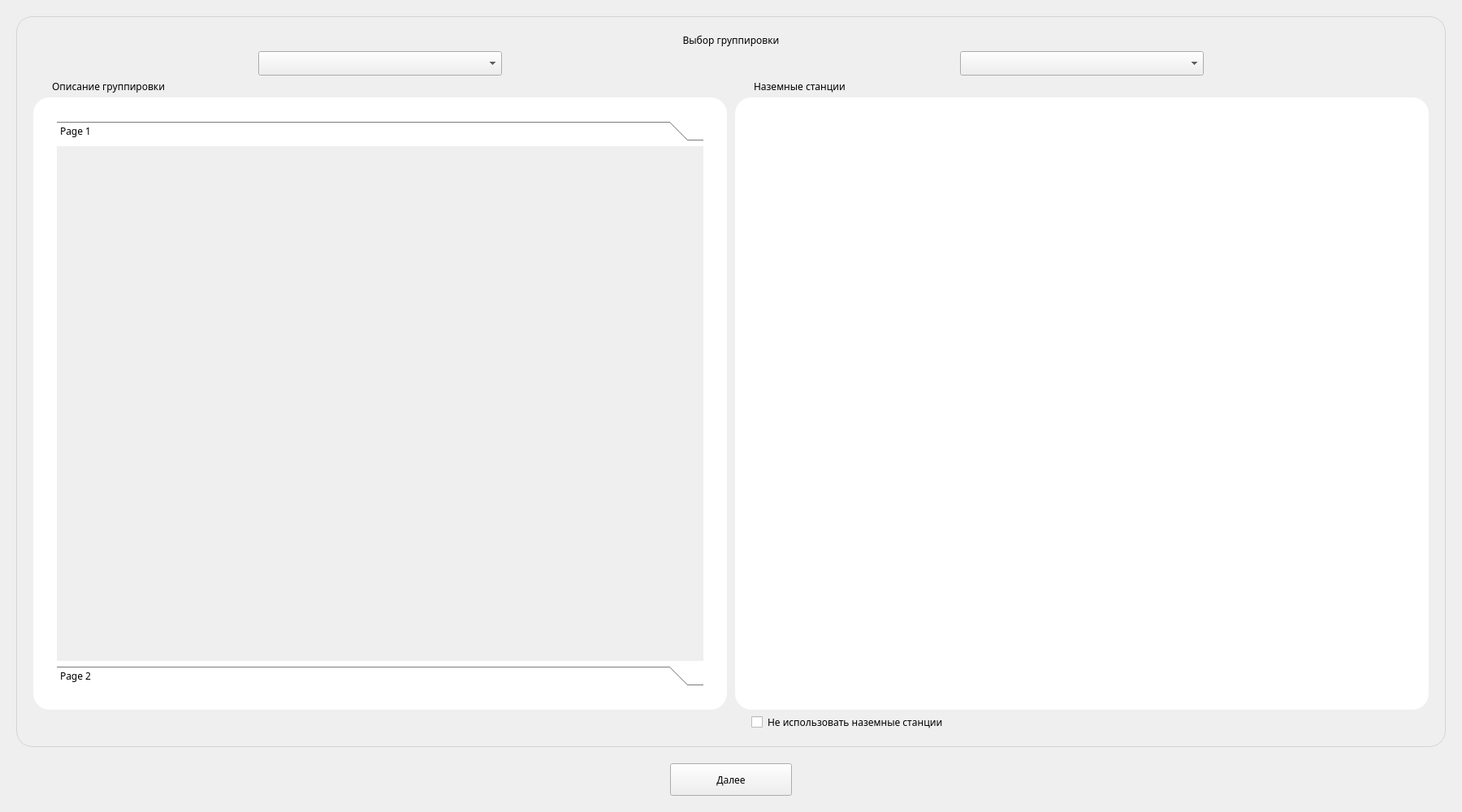
<?xml version="1.0" encoding="UTF-8"?>
<ui version="4.0">
 <class>WelcomeWindow</class>
 <widget class="QWidget" name="WelcomeWindow">
  <property name="geometry">
   <rect>
    <x>0</x>
    <y>0</y>
    <width>1800</width>
    <height>1000</height>
   </rect>
  </property>
  <property name="minimumSize">
   <size>
    <width>1422</width>
    <height>870</height>
   </size>
  </property>
  <property name="maximumSize">
   <size>
    <width>16777215</width>
    <height>16777215</height>
   </size>
  </property>
  <property name="windowTitle">
   <string>Динамическая рекурсивная фильтрация - группировка</string>
  </property>
  <property name="windowIcon">
   <iconset>
    <normaloff>img/IconSatellite.png</normaloff>img/IconSatellite.png</iconset>
  </property>
  <layout class="QGridLayout" name="gridLayout">
   <property name="sizeConstraint">
    <enum>QLayout::SetMinimumSize</enum>
   </property>
   <property name="leftMargin">
    <number>20</number>
   </property>
   <property name="topMargin">
    <number>20</number>
   </property>
   <property name="rightMargin">
    <number>20</number>
   </property>
   <property name="bottomMargin">
    <number>20</number>
   </property>
   <property name="spacing">
    <number>20</number>
   </property>
   <item row="1" column="0">
    <spacer name="horizontalSpacer_3">
     <property name="orientation">
      <enum>Qt::Horizontal</enum>
     </property>
     <property name="sizeHint" stdset="0">
      <size>
       <width>40</width>
       <height>20</height>
      </size>
     </property>
    </spacer>
   </item>
   <item row="1" column="1">
    <widget class="QPushButton" name="btnOpenWindowChooseGroup">
     <property name="minimumSize">
      <size>
       <width>150</width>
       <height>40</height>
      </size>
     </property>
     <property name="maximumSize">
      <size>
       <width>150</width>
       <height>40</height>
      </size>
     </property>
     <property name="font">
      <font>
       <family>Montserrat Medium</family>
      </font>
     </property>
     <property name="toolTip">
      <string>Открыть сохраненную группировку</string>
     </property>
     <property name="toolTipDuration">
      <number>0</number>
     </property>
     <property name="styleSheet">
      <string notr="true"/>
     </property>
     <property name="text">
      <string>Далее</string>
     </property>
     <property name="iconSize">
      <size>
       <width>100</width>
       <height>100</height>
      </size>
     </property>
    </widget>
   </item>
   <item row="1" column="2">
    <spacer name="horizontalSpacer_4">
     <property name="orientation">
      <enum>Qt::Horizontal</enum>
     </property>
     <property name="sizeHint" stdset="0">
      <size>
       <width>40</width>
       <height>20</height>
      </size>
     </property>
    </spacer>
   </item>
   <item row="0" column="0" colspan="3">
    <widget class="QFrame" name="fChooseSatellitesGroup">
     <property name="enabled">
      <bool>true</bool>
     </property>
     <property name="styleSheet">
      <string notr="true">QFrame#fChooseSatellitesGroup{
	border: 1px solid #D3D3D3;
	border-radius: 20px;
}</string>
     </property>
     <property name="frameShape">
      <enum>QFrame::StyledPanel</enum>
     </property>
     <property name="frameShadow">
      <enum>QFrame::Raised</enum>
     </property>
     <layout class="QGridLayout" name="gridLayout_3">
      <property name="leftMargin">
       <number>20</number>
      </property>
      <property name="topMargin">
       <number>20</number>
      </property>
      <property name="rightMargin">
       <number>20</number>
      </property>
      <property name="bottomMargin">
       <number>20</number>
      </property>
      <property name="horizontalSpacing">
       <number>10</number>
      </property>
      <property name="verticalSpacing">
       <number>5</number>
      </property>
      <item row="2" column="4">
       <widget class="QComboBox" name="cbStantions">
        <property name="minimumSize">
         <size>
          <width>300</width>
          <height>0</height>
         </size>
        </property>
        <property name="maximumSize">
         <size>
          <width>400</width>
          <height>16777215</height>
         </size>
        </property>
        <property name="font">
         <font>
          <family>Montserrat</family>
          <pointsize>11</pointsize>
         </font>
        </property>
       </widget>
      </item>
      <item row="4" column="3" colspan="3">
       <widget class="QFrame" name="fStantions">
        <property name="minimumSize">
         <size>
          <width>0</width>
          <height>600</height>
         </size>
        </property>
        <property name="styleSheet">
         <string notr="true">QFrame#fStantions{
	background-color:#fff;
	border:none;
	border-radius:20px;
	padding:20px;
}</string>
        </property>
        <property name="frameShape">
         <enum>QFrame::StyledPanel</enum>
        </property>
        <property name="frameShadow">
         <enum>QFrame::Raised</enum>
        </property>
        <layout class="QGridLayout" name="gridLayout_2">
         <item row="0" column="0">
          <widget class="QTableWidget" name="twStantions">
           <property name="minimumSize">
            <size>
             <width>0</width>
             <height>500</height>
            </size>
           </property>
           <property name="font">
            <font>
             <family>Montserrat</family>
             <pointsize>9</pointsize>
            </font>
           </property>
           <property name="styleSheet">
            <string notr="true">QTableWidget#twStantions{
	border:none;
	border-radius: 20px;
}</string>
           </property>
          </widget>
         </item>
        </layout>
       </widget>
      </item>
      <item row="2" column="1">
       <widget class="QComboBox" name="cbGroupNames">
        <property name="minimumSize">
         <size>
          <width>300</width>
          <height>0</height>
         </size>
        </property>
        <property name="maximumSize">
         <size>
          <width>400</width>
          <height>16777215</height>
         </size>
        </property>
        <property name="font">
         <font>
          <family>Montserrat</family>
          <pointsize>11</pointsize>
         </font>
        </property>
        <property name="maxVisibleItems">
         <number>10</number>
        </property>
       </widget>
      </item>
      <item row="2" column="3">
       <spacer name="horizontalSpacer_8">
        <property name="orientation">
         <enum>Qt::Horizontal</enum>
        </property>
        <property name="sizeHint" stdset="0">
         <size>
          <width>40</width>
          <height>20</height>
         </size>
        </property>
       </spacer>
      </item>
      <item row="6" column="4" colspan="2">
       <spacer name="horizontalSpacer">
        <property name="orientation">
         <enum>Qt::Horizontal</enum>
        </property>
        <property name="sizeHint" stdset="0">
         <size>
          <width>40</width>
          <height>20</height>
         </size>
        </property>
       </spacer>
      </item>
      <item row="4" column="0" colspan="3">
       <widget class="QFrame" name="fSatellites">
        <property name="minimumSize">
         <size>
          <width>0</width>
          <height>600</height>
         </size>
        </property>
        <property name="styleSheet">
         <string notr="true">QFrame#fSatellites{
	background-color:#fff;
	border:none;
	border-radius:20px;
	padding:20px;
}</string>
        </property>
        <property name="frameShape">
         <enum>QFrame::StyledPanel</enum>
        </property>
        <property name="frameShadow">
         <enum>QFrame::Raised</enum>
        </property>
        <layout class="QGridLayout" name="gridLayout_4">
         <item row="0" column="0">
          <widget class="QToolBox" name="tlbSatellites">
           <property name="minimumSize">
            <size>
             <width>0</width>
             <height>500</height>
            </size>
           </property>
           <property name="font">
            <font>
             <family>Montserrat</family>
            </font>
           </property>
           <property name="styleSheet">
            <string notr="true">QToolBox#tlbSatellites{
	background-color: #fff;
}</string>
           </property>
           <property name="currentIndex">
            <number>0</number>
           </property>
           <widget class="QWidget" name="page">
            <property name="geometry">
             <rect>
              <x>0</x>
              <y>0</y>
              <width>781</width>
              <height>614</height>
             </rect>
            </property>
            <attribute name="label">
             <string>Page 1</string>
            </attribute>
           </widget>
           <widget class="QWidget" name="page_2">
            <property name="geometry">
             <rect>
              <x>0</x>
              <y>0</y>
              <width>781</width>
              <height>614</height>
             </rect>
            </property>
            <attribute name="label">
             <string>Page 2</string>
            </attribute>
           </widget>
          </widget>
         </item>
        </layout>
       </widget>
      </item>
      <item row="2" column="0">
       <spacer name="horizontalSpacer_6">
        <property name="orientation">
         <enum>Qt::Horizontal</enum>
        </property>
        <property name="sizeHint" stdset="0">
         <size>
          <width>40</width>
          <height>20</height>
         </size>
        </property>
       </spacer>
      </item>
      <item row="0" column="0" colspan="6">
       <widget class="QLabel" name="l1">
        <property name="font">
         <font>
          <family>Montserrat Medium</family>
          <pointsize>9</pointsize>
          <weight>50</weight>
          <bold>false</bold>
         </font>
        </property>
        <property name="text">
         <string>Выбор группировки</string>
        </property>
        <property name="alignment">
         <set>Qt::AlignCenter</set>
        </property>
       </widget>
      </item>
      <item row="3" column="0" colspan="3">
       <widget class="QLabel" name="lGroupDisc">
        <property name="font">
         <font>
          <family>Montserrat</family>
         </font>
        </property>
        <property name="styleSheet">
         <string notr="true">QLabel#lGroupDisc{
	padding-left:20px;
}</string>
        </property>
        <property name="text">
         <string>Описание группировки</string>
        </property>
       </widget>
      </item>
      <item row="6" column="0" colspan="3">
       <spacer name="horizontalSpacer_2">
        <property name="orientation">
         <enum>Qt::Horizontal</enum>
        </property>
        <property name="sizeHint" stdset="0">
         <size>
          <width>40</width>
          <height>20</height>
         </size>
        </property>
       </spacer>
      </item>
      <item row="2" column="2">
       <spacer name="horizontalSpacer_5">
        <property name="orientation">
         <enum>Qt::Horizontal</enum>
        </property>
        <property name="sizeHint" stdset="0">
         <size>
          <width>40</width>
          <height>20</height>
         </size>
        </property>
       </spacer>
      </item>
      <item row="2" column="5">
       <spacer name="horizontalSpacer_7">
        <property name="orientation">
         <enum>Qt::Horizontal</enum>
        </property>
        <property name="sizeHint" stdset="0">
         <size>
          <width>40</width>
          <height>20</height>
         </size>
        </property>
       </spacer>
      </item>
      <item row="3" column="3" colspan="3">
       <widget class="QLabel" name="lStantions">
        <property name="font">
         <font>
          <family>Montserrat</family>
         </font>
        </property>
        <property name="styleSheet">
         <string notr="true">QLabel#lStantions{
	padding-left:20px;
}</string>
        </property>
        <property name="text">
         <string>Наземные станции</string>
        </property>
       </widget>
      </item>
      <item row="6" column="3">
       <widget class="QCheckBox" name="cbNotUseNs">
        <property name="font">
         <font>
          <family>Montserrat</family>
         </font>
        </property>
        <property name="styleSheet">
         <string notr="true">QCheckBox#cbNotUseNs{
	padding-left: 20px;
}</string>
        </property>
        <property name="text">
         <string>Не использовать наземные станции</string>
        </property>
       </widget>
      </item>
     </layout>
    </widget>
   </item>
  </layout>
 </widget>
 <resources/>
 <connections/>
</ui>
